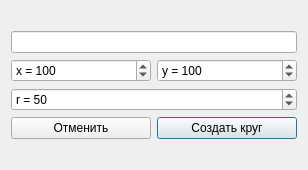
<?xml version="1.0" encoding="UTF-8"?>
<ui version="4.0">
 <class>CircleDialog</class>
 <widget class="QDialog" name="CircleDialog">
  <property name="geometry">
   <rect>
    <x>0</x>
    <y>0</y>
    <width>308</width>
    <height>170</height>
   </rect>
  </property>
  <property name="windowTitle">
   <string>Меню создания круга</string>
  </property>
  <layout class="QGridLayout" name="gridLayout_2">
   <item row="0" column="0">
    <layout class="QGridLayout" name="gridLayout">
     <item row="3" column="1">
      <widget class="QPushButton" name="applyButton">
       <property name="cursor">
        <cursorShape>PointingHandCursor</cursorShape>
       </property>
       <property name="text">
        <string>Создать круг</string>
       </property>
       <property name="default">
        <bool>true</bool>
       </property>
      </widget>
     </item>
     <item row="1" column="1">
      <widget class="QSpinBox" name="yCenter">
       <property name="cursor">
        <cursorShape>PointingHandCursor</cursorShape>
       </property>
       <property name="prefix">
        <string>y = </string>
       </property>
       <property name="minimum">
        <number>-500</number>
       </property>
       <property name="maximum">
        <number>500</number>
       </property>
       <property name="value">
        <number>100</number>
       </property>
      </widget>
     </item>
     <item row="1" column="0">
      <widget class="QSpinBox" name="xCenter">
       <property name="cursor">
        <cursorShape>PointingHandCursor</cursorShape>
       </property>
       <property name="prefix">
        <string>x = </string>
       </property>
       <property name="minimum">
        <number>-500</number>
       </property>
       <property name="maximum">
        <number>500</number>
       </property>
       <property name="value">
        <number>100</number>
       </property>
      </widget>
     </item>
     <item row="3" column="0">
      <widget class="QPushButton" name="cancelButton">
       <property name="cursor">
        <cursorShape>PointingHandCursor</cursorShape>
       </property>
       <property name="text">
        <string>Отменить</string>
       </property>
      </widget>
     </item>
     <item row="2" column="0" colspan="2">
      <widget class="QSpinBox" name="radius">
       <property name="cursor">
        <cursorShape>PointingHandCursor</cursorShape>
       </property>
       <property name="toolTip">
        <string>&lt;html&gt;&lt;head/&gt;&lt;body&gt;&lt;p&gt;Радиус круга&lt;/p&gt;&lt;/body&gt;&lt;/html&gt;</string>
       </property>
       <property name="prefix">
        <string>r = </string>
       </property>
       <property name="minimum">
        <number>1</number>
       </property>
       <property name="maximum">
        <number>200</number>
       </property>
       <property name="value">
        <number>50</number>
       </property>
      </widget>
     </item>
     <item row="0" column="0" colspan="2">
      <widget class="QLineEdit" name="LineCircleName">
       <property name="toolTip">
        <string>&lt;html&gt;&lt;head/&gt;&lt;body&gt;&lt;p&gt;Имя фигуры &amp;quot;Круг&amp;quot;&lt;/p&gt;&lt;/body&gt;&lt;/html&gt;</string>
       </property>
       <property name="text">
        <string/>
       </property>
      </widget>
     </item>
    </layout>
   </item>
  </layout>
 </widget>
 <resources/>
 <connections/>
</ui>
